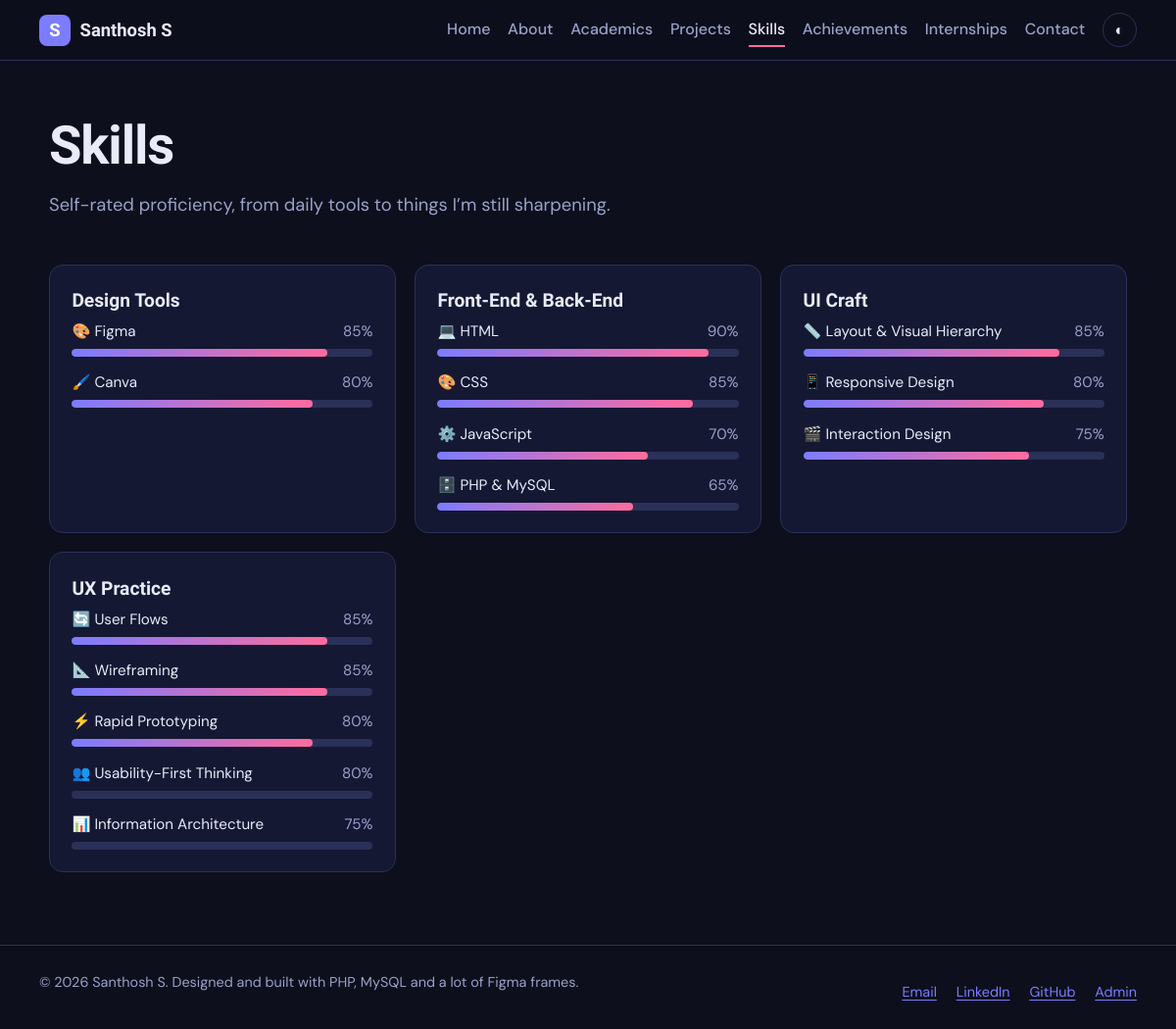
The page /skills.php on the database its author committed.
### tables this page shows
CREATE TABLE skills (
  id INT AUTO_INCREMENT PRIMARY KEY,
  category VARCHAR(50) NOT NULL,
  name VARCHAR(100) NOT NULL,
  level TINYINT UNSIGNED NOT NULL DEFAULT 70,
  icon VARCHAR(10) DEFAULT '⭐',
  sort_order INT NOT NULL DEFAULT 0
);

### config.php (called while the page is built, shortened)
<?php
$conn = @new mysqli(DB_HOST, DB_USER, DB_PASS, DB_NAME);
$conn->set_charset('utf8mb4');
function e($v): string { return htmlspecialchars((string)$v, ENT_QUOTES, 'UTF-8'); }
function db_all(string $sql, string $types = '', array $params = []): array {
    global $conn;
    $st = $conn->prepare($sql);
    $st->execute();
    $res = $st->get_result();
    $rows = $res ? $res->fetch_all(MYSQLI_ASSOC) : [];
    return $rows;
}

### skills.php (the view, shortened to what this page needs)
<?php
require 'includes/header.php';
$groups = [];
foreach (db_all('SELECT * FROM skills ORDER BY category, sort_order, id') as $s) $groups[$s['category']][] = $s;
?>
<section class="page-head"><h1>Skills</h1><p class="lead">Self-rated proficiency, from daily tools to things I’m still sharpening.</p></section>
<section class="block">
  <div class="grid">
    <?php foreach ($groups as $cat => $items): ?>
      <div class="card">
        <h2 class="h3"><?= e($cat) ?></h2>
        <ul class="bars">
          <?php foreach ($items as $s): ?>
            <li>
              <div class="bar-label"><span><?= e($s['icon']) ?> <?= e($s['name']) ?></span><span class="muted"><?= (int)$s['level'] ?>%</span></div>
              <div class="bar" role="progressbar" aria-valuenow="<?= (int)$s['level'] ?>" aria-valuemin="0" aria-valuemax="100" aria-label="<?= e($s['name']) ?>"><i data-w="<?= (int)$s['level'] ?>"></i></div>
            </li>
          <?php endforeach; ?>
        </ul>
      </div>
    <?php endforeach; ?>
  </div>
</section>
<?php require 'includes/footer.php'; ?>

### includes/header.php (shortened to what this page needs)
<?php
require_once __DIR__ . '/../config.php';
$page = basename($_SERVER['SCRIPT_NAME'], '.php');
$nav = ['index' => 'Home', 'about' => 'About', 'academics' => 'Academics', 'projects' => 'Projects',
        'skills' => 'Skills', 'achievements' => 'Achievements', 'internships' => 'Internships', 'contact' => 'Contact'];
$base = $base ?? '';
?>
<!DOCTYPE html>
<html lang="en" data-theme="dark">
<head>
  <link rel="stylesheet" href="<?= $base ?>assets/css/style.css">
</head>
<body class="page-<?= e($page) ?>">
<header class="site-header">
  <a class="brand" href="<?= $base ?>index.php"><span class="brand-mark">S</span> Santhosh S</a>
  <nav id="nav" class="site-nav">
    <?php foreach ($nav as $file => $label): ?>
      <a href="<?= $base . $file ?>.php"<?= $page === $file ? ' class="active" aria-current="page"' : '' ?>><?= $label ?></a>
    <?php endforeach; ?>
    <button class="theme-toggle" type="button" aria-label="Toggle light/dark theme">◐</button>
  </nav>
</header>
<main id="main">

### includes/footer.php (shortened to what this page needs)
</main>
<footer class="site-footer">
  <p>&copy; <?= date('Y') ?> Santhosh S. Designed and built with PHP, MySQL and a lot of Figma frames.</p>
  <p>
    <a href="mailto:santhoshrsoundar@gmail.com">Email</a>
    <a href="https://www.linkedin.com/in/santhoshsoundar" target="_blank" rel="noopener">LinkedIn</a>
    <a href="https://github.com/ssanthoshsoundar" target="_blank" rel="noopener">GitHub</a>
    <a href="admin/login.php">Admin</a>
  </p>
</footer>
</body>
</html>

### assets/css/style.css (style rules this page uses)
:root { --bg: #0d0f1c; --surface: #151833; --line: #2b3058; --text: #e9ebfa; --muted: #9ba1c9; --accent: #7c7cff; --accent-2: #ff6b9d; --ok: #2fd9a8; --danger: #ff5d6c; --font-display: 'Bricolage Grotesque', 'Segoe UI', sans-serif; --font-body: 'DM Sans', 'Segoe UI', system-ui, sans-serif; --r: 14px; }
* { box-sizing: border-box; margin: 0; padding: 0; }
html { scroll-behavior: smooth; }
body { font-family: var(--font-body); background: var(--bg); color: var(--text); line-height: 1.7; min-height: 100vh; display: flex; flex-direction: column; }
main { flex: 1; width: min(1100px, 100% - 2.5rem); margin: 0 auto; padding-bottom: 3rem; }
a { color: var(--accent); text-underline-offset: 3px; }
h1, h2, h3, .brand { font-family: var(--font-display); line-height: 1.15; }
h1 { font-size: clamp(2.2rem, 5vw, 3.4rem); font-weight: 800; letter-spacing: -.02em; }
h2 { font-size: 1.6rem; font-weight: 700; margin-bottom: .8rem; }
h3, .h3 { font-size: 1.2rem; font-weight: 700; margin: .2rem 0 .5rem; }
p + p { margin-top: .6rem; }
.muted { color: var(--muted); }
.lead { font-size: 1.15rem; color: var(--muted); max-width: 60ch; margin-top: .8rem; }
.site-header { position: sticky; top: 0; z-index: 20; display: flex; align-items: center; justify-content: space-between; gap: 1rem; padding: .8rem clamp(1rem, 4vw, 2.5rem); background: color-mix(in srgb, var(--bg) 88%, transparent); backdrop-filter: blur(10px); border-bottom: 1px solid var(--line); }
.brand { display: flex; align-items: center; gap: .6rem; font-weight: 800; color: var(--text); text-decoration: none; font-size: 1.15rem; }
.brand-mark { display: grid; place-items: center; width: 2rem; height: 2rem; border-radius: 8px; background: var(--accent); color: #fff; }
.site-nav { display: flex; align-items: center; flex-wrap: wrap; gap: .2rem 1.1rem; }
.site-nav a { color: var(--muted); text-decoration: none; font-weight: 500; padding: .2rem 0; border-bottom: 2px solid transparent; }
.site-nav a:hover, .site-nav a.active { color: var(--text); border-color: var(--accent-2); }
.theme-toggle, .nav-toggle { background: none; border: 1px solid var(--line); color: var(--text); width: 2.2rem; height: 2.2rem; border-radius: 50%; cursor: pointer; font-size: 1rem; }
.page-head { padding: 3.5rem 0 1.2rem; }
.block { padding: 1.6rem 0; }
.grid { display: grid; grid-template-columns: repeat(auto-fill, minmax(290px, 1fr)); gap: 1.2rem; }
.card { background: var(--surface); border: 1px solid var(--line); border-radius: var(--r); padding: 1.4rem; }
.bars { list-style: none; display: grid; gap: .9rem; }
.bar-label { display: flex; justify-content: space-between; font-size: .95rem; }
.bar { height: 8px; border-radius: 99px; background: var(--line); overflow: hidden; margin-top: .25rem; }
.bar i { display: block; height: 100%; width: 0; background: linear-gradient(90deg, var(--accent), var(--accent-2)); border-radius: 99px; transition: width 1s cubic-bezier(.2, .8, .2, 1); }
.site-footer { border-top: 1px solid var(--line); padding: 1.6rem clamp(1rem, 4vw, 2.5rem); display: flex; flex-wrap: wrap; justify-content: space-between; gap: 1rem; color: var(--muted); font-size: .9rem; }
.site-footer a { margin-left: 1rem; }

### rows shown on the page
skills: icon "🎨", name "Figma", level "85"
skills: icon "🖌️", name "Canva", level "80"
skills: icon "💻", name "HTML", level "90"
skills: icon "🎨", name "CSS", level "85"
skills: icon "⚙️", name "JavaScript", level "70"
skills: icon "🗄️", name "PHP & MySQL", level "65"
skills: icon "📏", name "Layout & Visual Hierarchy", level "85"
skills: icon "📱", name "Responsive Design", level "80"
skills: icon "🎬", name "Interaction Design", level "75"
skills: icon "🔄", name "User Flows", level "85"
skills: icon "📐", name "Wireframing", level "85"
skills: icon "⚡", name "Rapid Prototyping", level "80"
skills: icon "👥", name "Usability-First Thinking", level "80"
skills: icon "📊", name "Information Architecture", level "75"

### other values the page prints
$label "Home"
$label "About"
$label "Academics"
$label "Projects"
$label "Skills"
$label "Achievements"
$label "Internships"
$label "Contact"
$cat "Design Tools"
$cat "Front-End & Back-End"
$cat "UI Craft"
$cat "UX Practice"
